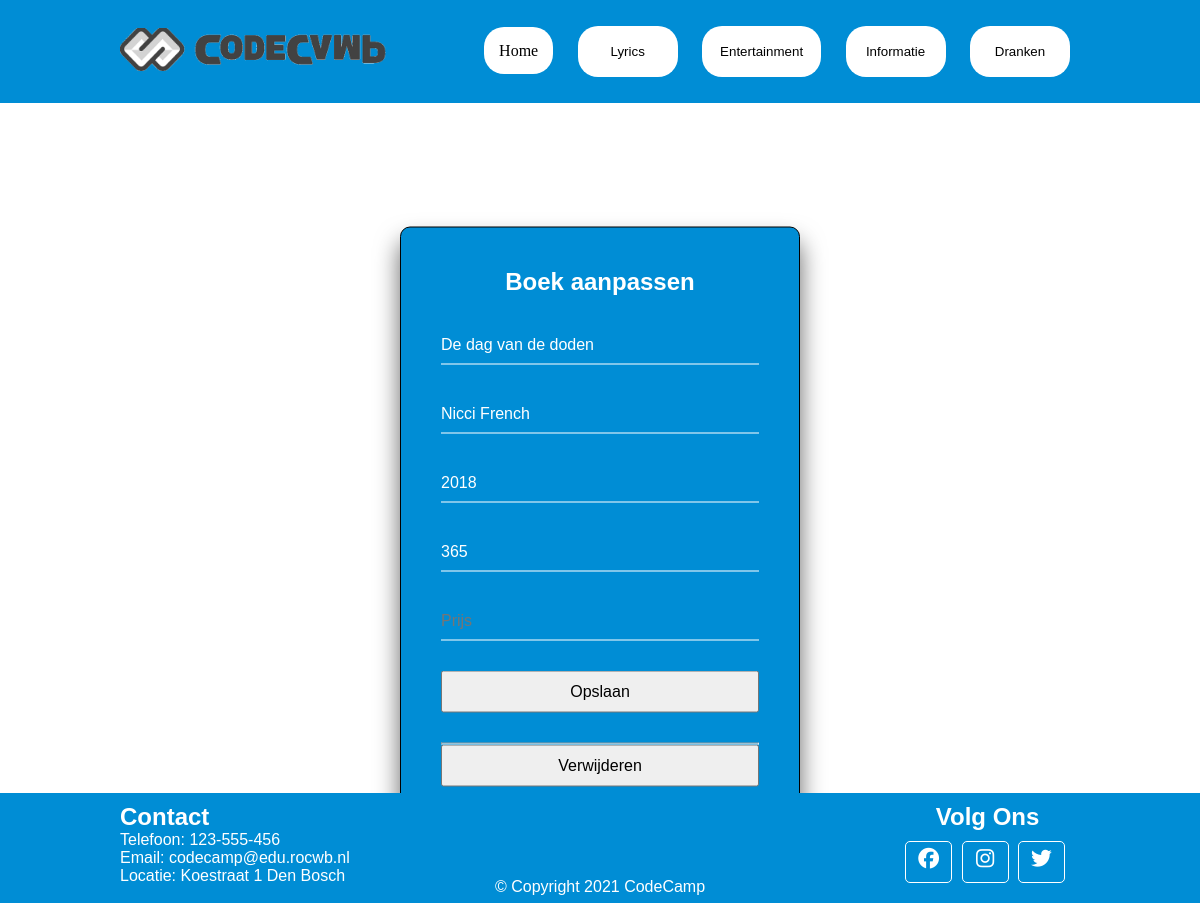
Page /tasks/edit.php?id=1 on the earlier database version.
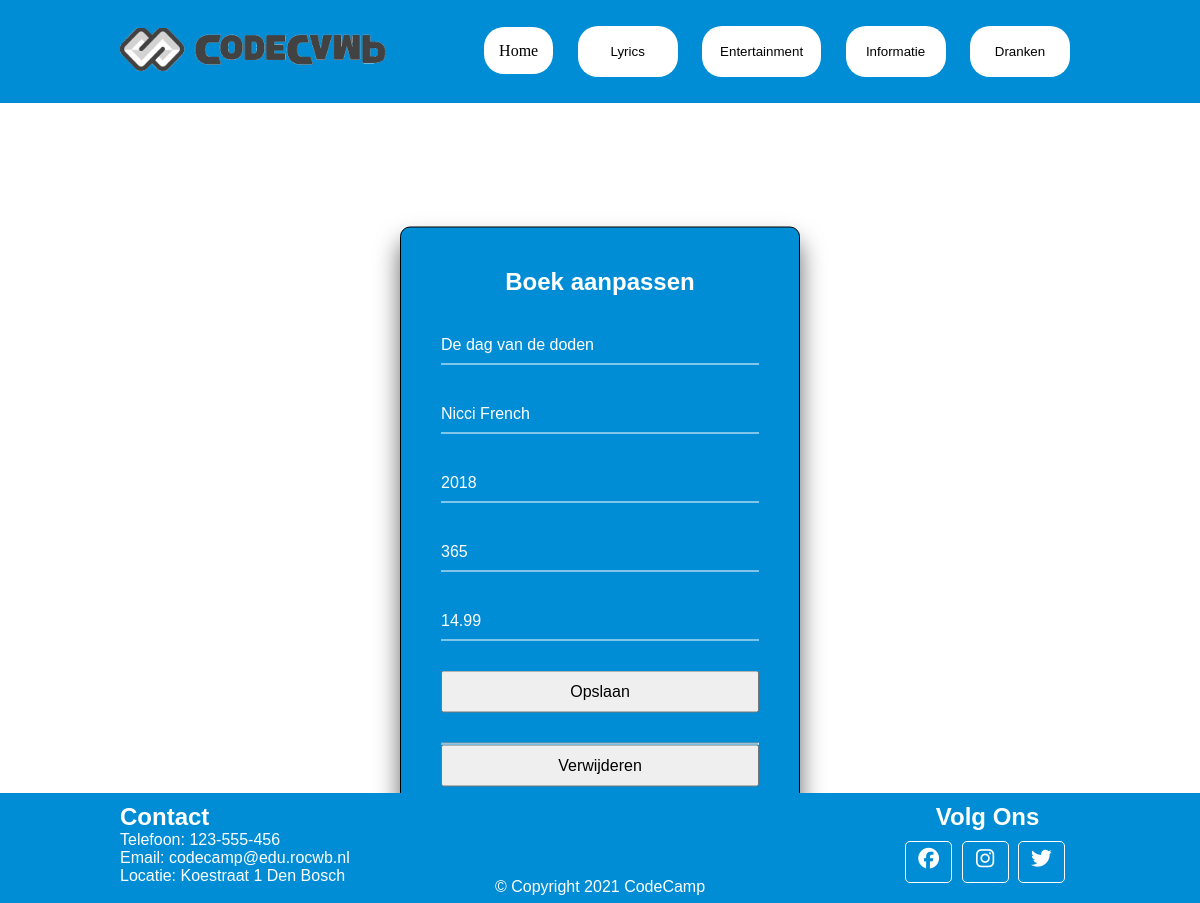
Same page on the later database version.
### tables this page shows
CREATE TABLE `boeken` (
  `id` int(11) UNSIGNED NOT NULL,
  `titel` varchar(50) NOT NULL,
  `auteur` varchar(50) NOT NULL,
  `jaartal` int(11) NOT NULL DEFAULT '0',
  `pagina` int(11) NOT NULL DEFAULT '0',
  `prijs` decimal(8,2) NOT NULL
);

### tasks/edit.php (the view, shortened to what this page needs)
<!DOCTYPE html>
<html lang="en">
<head>
    <link rel="stylesheet" href="../css/main.css">
</head>
<body>
    <?php
    require_once('../header.php');
    ?>
    <div class="form">
        <h2>Boek aanpassen</h2>
        <?php
        $id = $_GET['id'];
        require_once '../backend/conn.php';
        $query = "SELECT * FROM boeken WHERE id = :id";
        $statement = $conn->prepare($query);
        $statement->execute([":id" => $id]);
        $boek = $statement->fetch(PDO::FETCH_ASSOC);
        ?>
        <form action="../backend/formulierController.php" method="POST">
            <div class="form-input">
                <input type="text" name="titel" id="titel" placeholder="Titel" value="<?php echo $boek['titel']; ?>">
            </div>
            <div class="form-input">
                <input type="text" name="auteur" id="auteur" placeholder="Auteur" value="<?php echo $boek['auteur']; ?>">
            </div>
            <div class="form-input">
                <input type="text" name="jaartal" id="jaartal" placeholder="Jaartal" value="<?php echo $boek['jaartal']; ?>">
            </div>
            <div class="form-input">
                <input type="number" name="pagina" id="pagina" placeholder="Pagina's" value="<?php echo $boek['pagina']; ?>">
            </div>
            <div class="form-input">
                <input type="text" name="prijs" id="prijs" placeholder="Prijs" value="<?php echo $boek['prijs']; ?>">
            </div>
            <div class="form-group">
				<input type="submit" value="Opslaan">
			</div>
        </form>
        <hr>
        <form action="../backend/formulierController.php" method="POST">
            <div class="form-group">
                <input type="submit" value="Verwijderen">
            </div>
        </form>
    </div>
    <?php
    require_once('../footer.php');
    ?>
</body>
</html>

Differences in the rows shown:
changed boeken "De dag van de doden": prijs (not shown) → "14.99"
